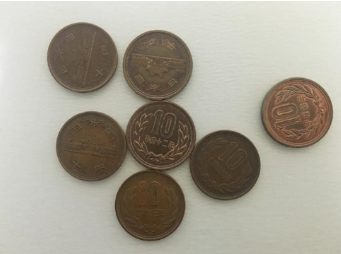
#> input picture Cognition/Week3_Images/Coin.png, 341 x 254 px
$ python assign3.py
#> lines starting #> are read from the running program, lines starting #| are printed output that depends on the picture; after the words box and inside, x2 and y2 are one past the last pixel; in counts of white or black regions, pixels touching at a corner belong together
import cv2
# [8 lines of commented-out code are left out]

import numpy as np
img = cv2.imread("Week3_Images/Coin.png", cv2.IMREAD_GRAYSCALE)
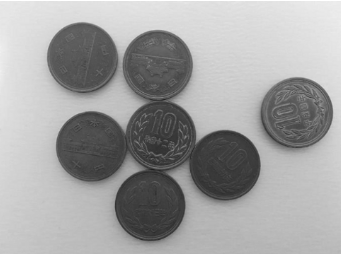
#> img: shape (254, 341); min 30, max 255, mean 161.1
# cv2.imshow("input image", img)

retval, segmentedImg = cv2.threshold(img, 0,255,cv2.THRESH_BINARY | cv2.THRESH_OTSU)
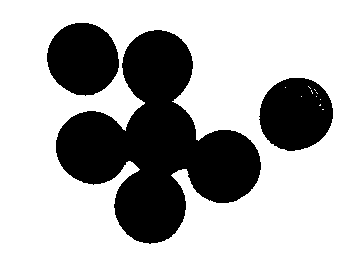
#> segmentedImg: shape (254, 341); 66.7% white; 3 black regions, box (x1, y1, x2, y2) and area: (56, 30, 261, 244) 20629, (259, 78, 333, 151) 4196, (47, 23, 119, 96) 4056
#> retval = 141
print("Otsu's threshold = ", retval)
#| Otsu's threshold =  141.0
cv2.imshow("THRESH_BINARY", segmentedImg)
cv2.waitKey()

# [4 lines of commented-out code are left out]

retval, segmentedImg = cv2.threshold(img, 0,255, cv2.THRESH_BINARY_INV | cv2.THRESH_OTSU)
cv2.imshow("THRESH_BINARY_INV", segmentedImg)
cv2.waitKey()

# [9 lines of commented-out code are left out]
cv2.destroyAllWindows()
